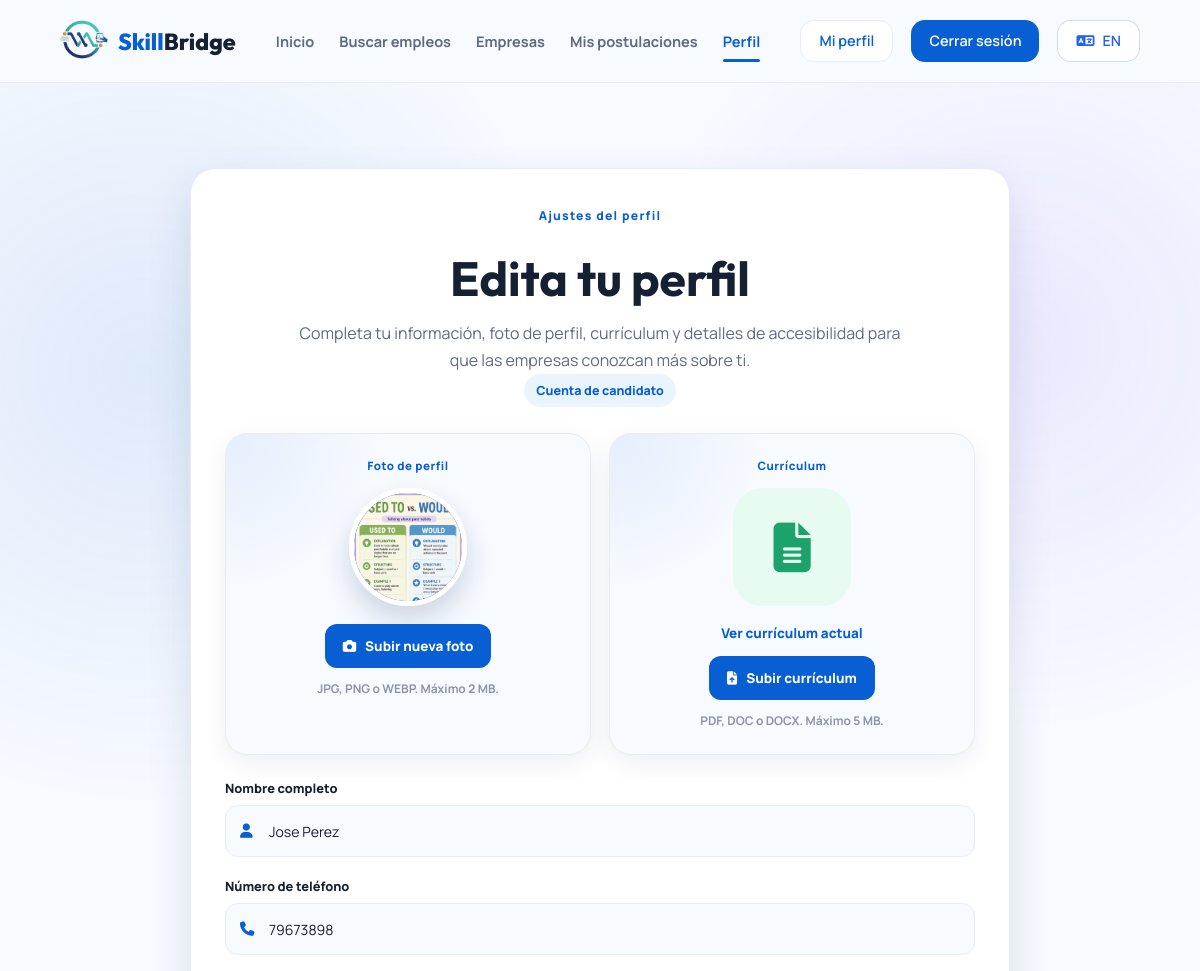
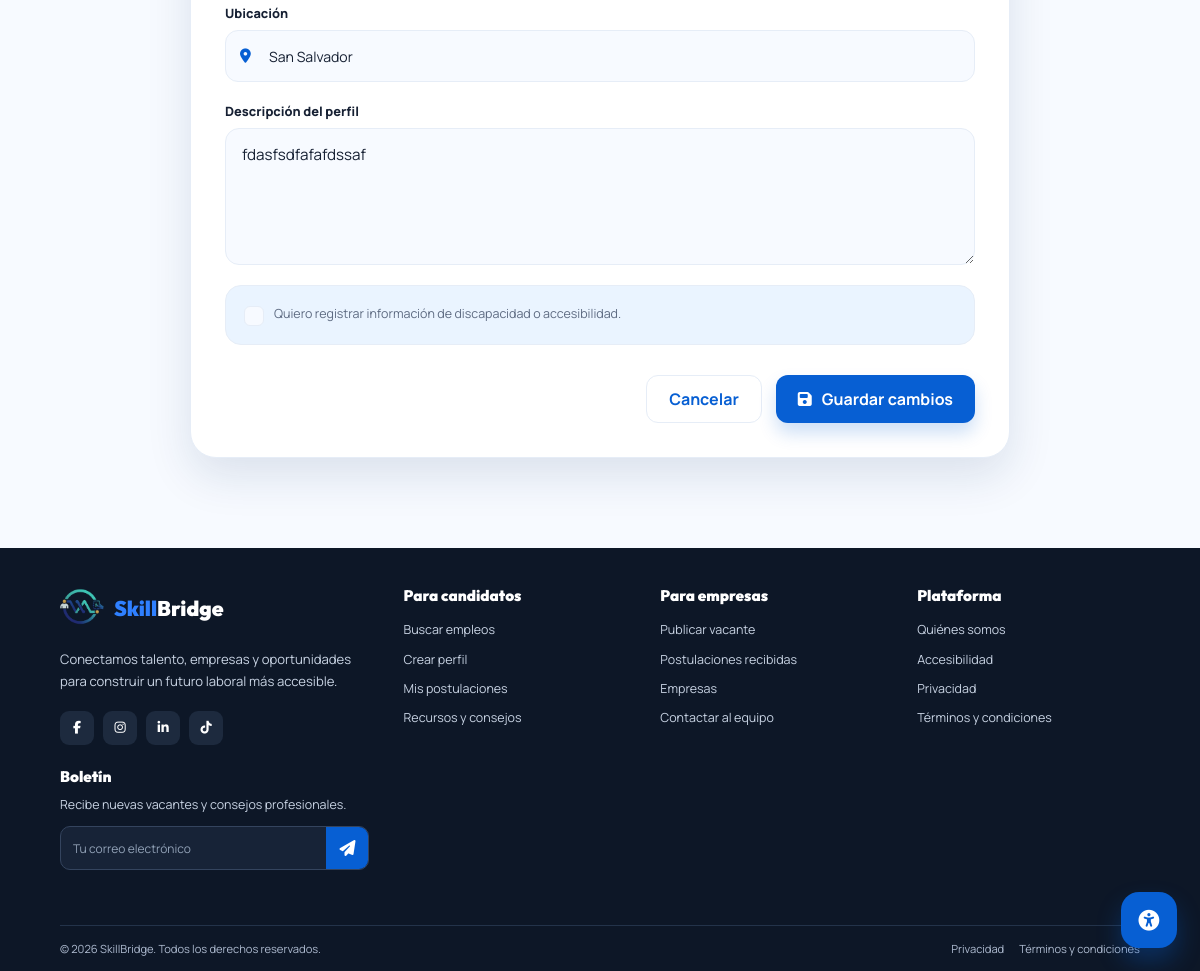
Page /editar-perfil.php?lang=es (signed in) on the committed database (2 pictures, top to bottom).
### tables this page shows
CREATE TABLE `usuarios` (
  `id_usuario` int(11) NOT NULL,
  `nombre` varchar(120) NOT NULL,
  `correo` varchar(120) NOT NULL,
  `password_hash` varchar(255) NOT NULL,
  `tipo_usuario` enum('candidato','empresa','administrador') NOT NULL DEFAULT 'candidato',
  `telefono` varchar(25) DEFAULT NULL,
  `ubicacion` varchar(120) DEFAULT NULL,
  `descripcion` text DEFAULT NULL,
  `foto_perfil` varchar(255) DEFAULT NULL,
  `curriculum` varchar(255) DEFAULT NULL,
  `discapacidad` tinyint(1) DEFAULT 0,
  `tipo_discapacidad` varchar(120) DEFAULT NULL,
  `estado` tinyint(1) DEFAULT 1,
  `fecha_registro` timestamp NOT NULL DEFAULT current_timestamp(),
  `idioma_preferido` varchar(5) DEFAULT 'en',
  `modo_oscuro` tinyint(1) DEFAULT 0,
  `alto_contraste` tinyint(1) DEFAULT 0,
  `modo_lectura` tinyint(1) DEFAULT 0,
  `escala_texto` decimal(3,2) DEFAULT 1.00
);

### editar-perfil.php (the view, shortened to what the rows shown need)
<?php
require_once "config/conexion.php";
$idUsuario = $_SESSION["id_usuario"];
function limpiar($valor) {
    return htmlspecialchars($valor ?? "", ENT_QUOTES, "UTF-8");
}
try {
    $sql = "SELECT * FROM usuarios WHERE id_usuario = :id_usuario LIMIT 1";
    $stmt = $pdo->prepare($sql);
    $stmt->execute([
        ":id_usuario" => $idUsuario
    ]);
    $usuario = $stmt->fetch();
} catch (PDOException $e) {
    exit("There was an error loading your profile.");
}
$idiomasPermitidos = ["en", "es"];
$idiomaActual = $usuario["idioma_preferido"] ?? ($_SESSION["idioma_preferido"] ?? "en");
if (isset($_GET["lang"]) && in_array($_GET["lang"], $idiomasPermitidos, true)) {
    $idiomaActual = $_GET["lang"];
    try {
        $usuario["idioma_preferido"] = $idiomaActual;
    } catch (PDOException $e) {
        $_SESSION["idioma_preferido"] = $idiomaActual;
    }
}
function t($key) {
    global $translations, $idiomaActual;
    return $translations[$idiomaActual][$key]
        ?? $translations["en"][$key]
        ?? $key;
}
$nombre = $usuario["nombre"] ?? "";
$tipoUsuario = $usuario["tipo_usuario"] ?? "candidato";
$telefono = $usuario["telefono"] ?? "";
$ubicacion = $usuario["ubicacion"] ?? "";
$descripcion = $usuario["descripcion"] ?? "";
$fotoPerfil = $usuario["foto_perfil"] ?? "";
$escalaTexto = isset($usuario["escala_texto"]) ? (float) $usuario["escala_texto"] : 1.00;
$esEmpresa = $tipoUsuario === "empresa";
$esAdmin = $tipoUsuario === "administrador";
if ($esEmpresa) {
    $tipoUsuarioTexto = t("company_account");
} elseif ($esAdmin) {
    $tipoUsuarioTexto = t("admin_account");
} else {
    $tipoUsuarioTexto = t("candidate_account");
}
$inicialUsuario = strtoupper(substr(trim($nombre), 0, 1));
$bodyClasses = [];
$bodyClassText = implode(" ", $bodyClasses);
?>
<!DOCTYPE html>
<html lang="<?php echo limpiar($idiomaActual); ?>" style="--font-scale: <?php echo number_format($escalaTexto, 2); ?>;">
<head>
    <link rel="stylesheet"
        href="https://cdnjs.cloudflare.com/ajax/libs/font-awesome/6.7.2/css/all.min.css">
    <link rel="stylesheet" href="css/style.css?v=20260904footerfinal">
    <link rel="stylesheet" href="css/perfil.css?v=20260904footerfinal">
    <link rel="stylesheet" href="css/auth.css?v=20260904footerfinal">
</head>
<body class="<?php echo limpiar($bodyClassText); ?>">
    <main class="perfil-page">
        <section class="perfil-banner edit-profile-banner">
            <div class="container">
                <div class="edit-profile-wrapper">
                    <div class="edit-profile-header">
                        <span class="section-label">
                            <?php echo limpiar(t("profile_settings")); ?>
                        </span>
                        <h1>
                            <?php echo limpiar($esEmpresa ? t("edit_company_profile") : t("edit_candidate_profile")); ?>
                        </h1>
                        <p>
                            <?php echo limpiar($esEmpresa ? t("company_intro") : t("candidate_intro")); ?>
                        </p>
                        <span class="profile-type-badge">
                            <?php echo limpiar($tipoUsuarioTexto); ?>
                        </span>
                    </div>
                    <form action="editar-perfil.php" method="POST" enctype="multipart/form-data" class="edit-profile-form">
                        <div class="edit-media-grid">
                            <div class="edit-photo-card">
                                <span class="edit-card-label">
                                    <?php echo limpiar($esEmpresa ? t("company_image") : t("profile_photo")); ?>
                                </span>
                                <div class="edit-photo-preview">
                                    <?php if (!empty($fotoPerfil) && file_exists($fotoPerfil)): ?>
                                        <img src="<?php echo limpiar($fotoPerfil); ?>"
                                            alt="<?php echo limpiar($esEmpresa ? t("company_image") : t("profile_photo")); ?>">
                                    <?php else: ?>
                                        <span><?php echo limpiar($inicialUsuario); ?></span>
                                    <?php endif; ?>
                                </div>
                                <label for="foto_perfil" class="file-upload-label">
                                    <i class="fa-solid fa-camera"
                                        role="img"
                                        aria-label="<?php echo limpiar(t("camera_icon")); ?>"
                                        title="<?php echo limpiar(t("camera_icon")); ?>"></i>
                                    <?php echo limpiar(t("upload_new_photo")); ?>
                                </label>
                                <small><?php echo limpiar(t("photo_requirements")); ?></small>
                            </div>
                        </div>
                        <div class="form-group-custom">
                            <label for="nombre">
                                <?php echo limpiar($esEmpresa ? t("name_company") : t("name_candidate")); ?>
                            </label>
                            <div class="input-wrapper">
                                <i class="fa-solid fa-user input-icon"
                                    role="img"
                                    aria-label="<?php echo limpiar(t("user_icon")); ?>"
                                    title="<?php echo limpiar(t("user_icon")); ?>"></i>
                                <input type="text" id="nombre" name="nombre"
                                    value="<?php echo limpiar($nombre); ?>"
                                    maxlength="120"
                                    required>
                            </div>
                        </div>
                        <div class="form-group-custom">
                            <div class="input-wrapper">
                                <i class="fa-solid fa-phone input-icon"
                                    role="img"
                                    aria-label="<?php echo limpiar(t("phone_icon")); ?>"
                                    title="<?php echo limpiar(t("phone_icon")); ?>"></i>
                                <input type="text" id="telefono" name="telefono"
                                    placeholder="<?php echo limpiar(t("phone_placeholder")); ?>"
                                    maxlength="25"
                                    value="<?php echo limpiar($telefono); ?>">
                            </div>
                        </div>
                        <div class="form-group-custom">
                            <div class="input-wrapper">
                                <i class="fa-solid fa-location-dot input-icon"
                                    role="img"
                                    aria-label="<?php echo limpiar(t("location_icon")); ?>"
                                    title="<?php echo limpiar(t("location_icon")); ?>"></i>
                                <input type="text" id="ubicacion" name="ubicacion"
                                    placeholder="<?php echo limpiar(t("location_placeholder")); ?>"
                                    maxlength="120"
                                    value="<?php echo limpiar($ubicacion); ?>">
                            </div>
                        </div>
                        <div class="form-group-custom">
                            <label for="descripcion">
                                <?php echo limpiar($esEmpresa ? t("company_description") : t("profile_description")); ?>
                            </label>
                            <textarea id="descripcion" name="descripcion" rows="5"
                                maxlength="1200"
                                placeholder="<?php echo limpiar($esEmpresa ? t("company_description_placeholder") : t("profile_description_placeholder")); ?>"><?php echo limpiar($descripcion); ?></textarea>
                        </div>
                    </form>
                </div>
            </div>
        </section>
    </main>
</body>
</html>

### rows in the picture
usuarios: tipo_usuario "Edita tu perfil", tipo_usuario "Completa tu información, foto de perfil, currículum y detalles de accesibilidad para que las empresas conozcan más sobre ti.", tipo_usuario "Foto de perfil", foto_perfil (picture), tipo_usuario "Nombre completo", nombre "Jose Perez", telefono "79673898", ubicacion "San Salvador", tipo_usuario "Descripción del perfil", descripcion "fdasfsdfafafdssaf"

### other values in the picture
limpiar(t("nav_home")) "Inicio"
limpiar(t("nav_find_jobs")) "Buscar empleos"
limpiar(t("nav_companies")) "Empresas"
limpiar(t("nav_my_applications")) "Mis postulaciones"
limpiar(t("nav_profile")) "Perfil"
limpiar(t("nav_my_profile")) "Mi perfil"
limpiar(t("nav_logout")) "Cerrar sesión"
limpiar($etiquetaIdiomaSiguiente) "EN"
limpiar(t("profile_settings")) "Ajustes del perfil"
limpiar($tipoUsuarioTexto) "Cuenta de candidato"
limpiar(t("upload_new_photo")) "Subir nueva foto"
limpiar(t("photo_requirements")) "JPG, PNG o WEBP. Máximo 2 MB."
limpiar(t("curriculum")) "Currículum"
limpiar(t("view_current_curriculum")) "Ver currículum actual"
limpiar(t("upload_curriculum")) "Subir currículum"
